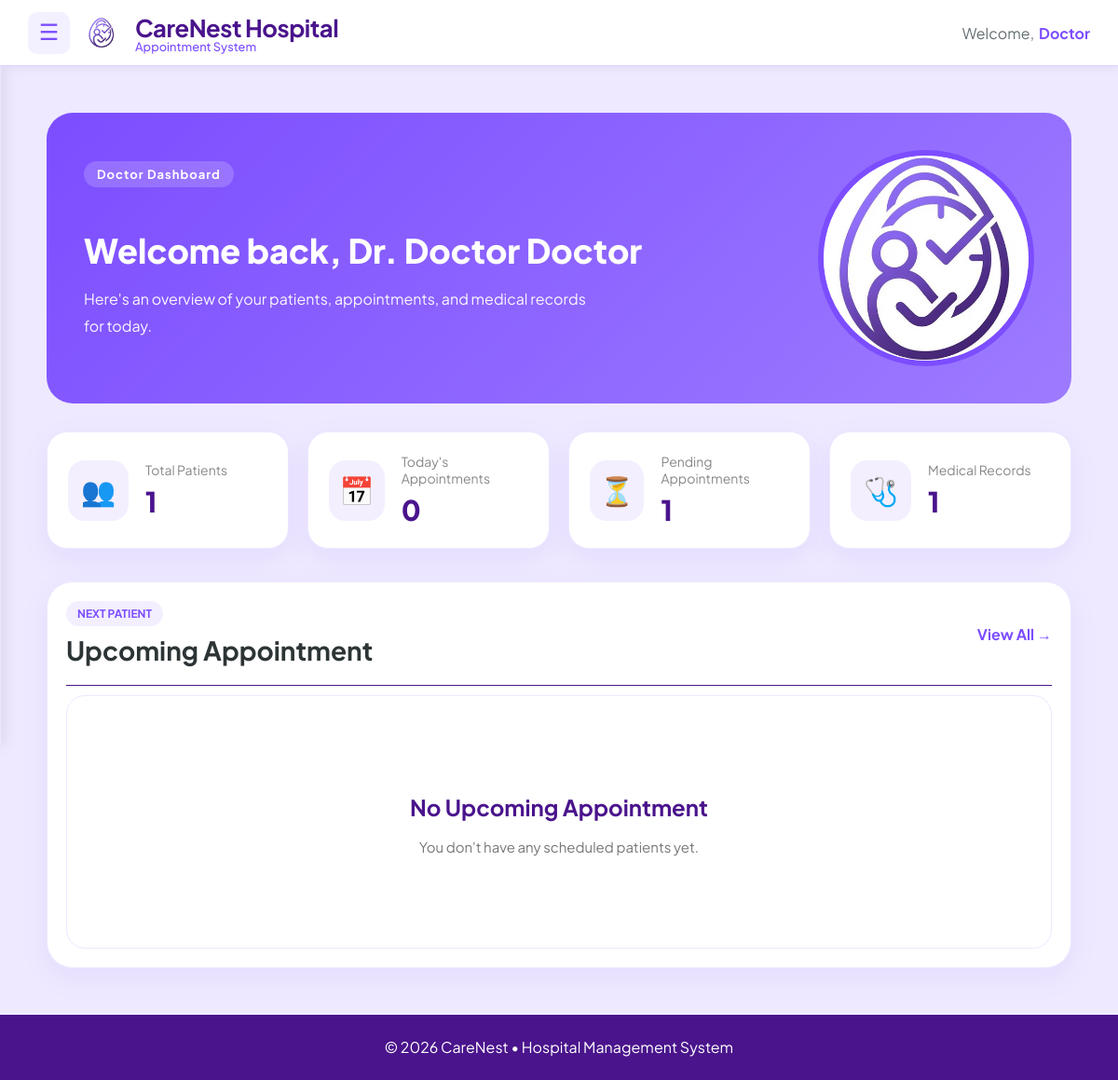
Page /doctors/dashboard/ (signed in) on the earlier database version.
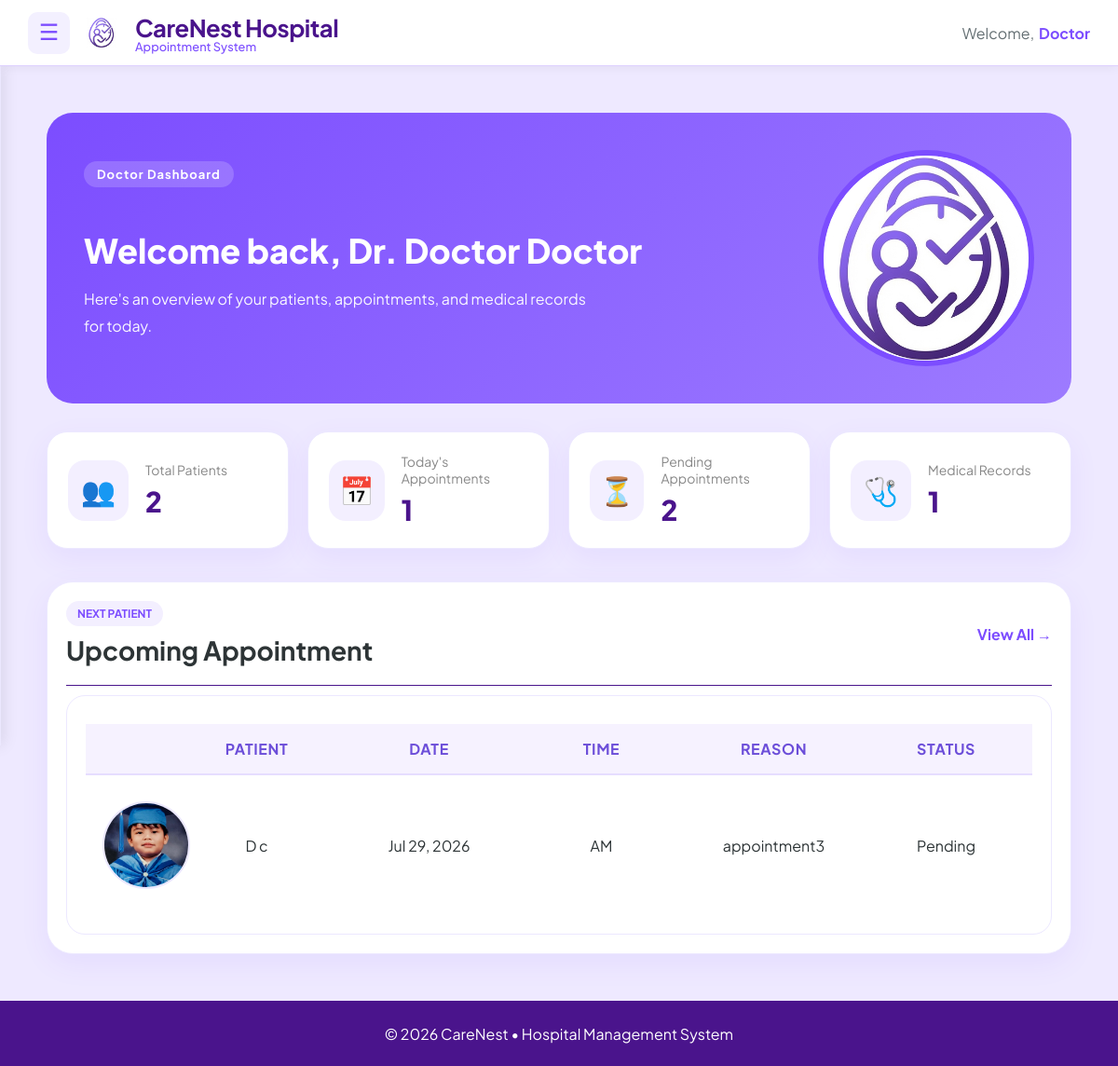
Same page on the later database version.
### main/models.py (models this page shows, shortened)
class Appointment(models.Model):
    STATUS_CHOICES = [
        ('Waiting', 'Waiting'),
        ('Pending', 'Pending'),
        ('Confirmed', 'Confirmed'),
        ('Completed', 'Completed'),
        ('Cancelled', 'Cancelled'),
    ]
    TIME_PERIOD_CHOICES = [
        ('AM', 'AM'),
        ('PM', 'PM'),
    ]
    patient = models.ForeignKey(
        Patient,
        on_delete=models.CASCADE,
        related_name='appointments'
    )
    doctor = models.ForeignKey(
        Doctor,
        on_delete=models.CASCADE,
        related_name='appointments'
    )
    date = models.DateField()
    time_period = models.CharField(
        max_length=2,
        choices=TIME_PERIOD_CHOICES,
        default='AM'
    )
    reason = models.TextField()
    status = models.CharField(
        max_length=15,
        choices=STATUS_CHOICES,
        default='Pending'
    )
    created_at = models.DateTimeField(auto_now_add=True)

class Patient(models.Model):
    SEX_CHOICES = [
        ('Male', 'Male'),
        ('Female', 'Female'),
        ('Other', 'Other'),
    ]
    BLOOD_TYPE_CHOICES = [
        ('A+', 'A+'),
        ('A-', 'A-'),
        ('B+', 'B+'),
        ('B-', 'B-'),
        ('AB+', 'AB+'),
        ('AB-', 'AB-'),
        ('O+', 'O+'),
        ('O-', 'O-'),
        ('Unknown', 'Unknown'),
    ]
    user = models.OneToOneField(
        User,
        on_delete=models.CASCADE,
        related_name='patient_profile'
    )
    first_name = models.CharField(max_length=50, default="Unknown")
    middle_name = models.CharField(max_length=50, blank=True, null=True)
    last_name = models.CharField(max_length=50, default="Unknown")
    date_of_birth = models.DateField()
    sex = models.CharField(
        max_length=10,
        choices=SEX_CHOICES,
        default='Male'
    )
    blood_type = models.CharField(
        max_length=10,
        choices=BLOOD_TYPE_CHOICES,
        default='Unknown'
    )
    height = models.DecimalField(
        max_digits=5,
        decimal_places=2,
        blank=True,
        null=True,
        help_text="Height in centimeters"
    )
    weight = models.DecimalField(
        max_digits=5,
        decimal_places=2,
        blank=True,
        null=True,
        help_text="Weight in kilograms"
    )
    address = models.TextField()
    contact_number = models.CharField(max_length=15)
    profile_picture = models.ImageField(
        upload_to=user_directory_path,
        default='default.jpg',
        blank=True,
        null=True
    )

### main/views.py (the view)
# urls.py: path("doctors/dashboard/", views.doctor_dashboard, name="doctor_dashboard"),
@login_required
def doctor_dashboard(request):
    try:
        doctor = request.user.doctor_profile
    except Doctor.DoesNotExist:
        return redirect("login")
    today = date.today()
    today_appointments = Appointment.objects.filter(
        doctor=doctor,
        date=today
    ).exclude(
         status__in=["Cancelled", "Waiting"]
    )
    appointments = Appointment.objects.filter(
        doctor=doctor
    ).order_by(
        "-date"
    )
    total_patient_count = Appointment.objects.filter(
        doctor=doctor
    ).values(
        "patient"
    ).distinct().count()
    pending_appointment_count = Appointment.objects.filter(
        doctor=doctor,
        status="Pending"
    ).count()
    medical_record_count = MedicalRecord.objects.filter(
        doctor=doctor
    ).count()
    upcoming_appointment = Appointment.objects.filter(
        doctor=doctor,
        date__gte=today
    ).exclude(
         status__in=["Cancelled", "Waiting"]
    ).order_by(
        "date"
    ).first()
    context = {
        "doctor": doctor,
        "today_appointment_count":
            today_appointments.count(),
        "total_patient_count":
            total_patient_count,
        "pending_appointment_count":
            pending_appointment_count,
        "medical_record_count":
            medical_record_count,
        "upcoming_appointment":
            upcoming_appointment,
        "appointments":
            appointments[:5],
    }
    return render(
        request,
        "doctors/dashboard/doctor_dashboard.html",
        context
    )

### main/templates/doctors/dashboard/doctor_dashboard.html (shortened to what the changed rows need)
{% extends "includes/dashboard_base.html" %}
{% load static %}
{% block content %}
{% block extra_css %}
<link rel="stylesheet" href="{% static 'css/doctor_dashboard.css' %}">
{% endblock %}
<div class="doctor-dashboard">
    <section class="welcome-section">
        <div class="welcome-content">
            <h1>
                Welcome back,
                Dr. {{ doctor.first_name }} {{ doctor.last_name }}
            </h1>
        </div>
    </section>
    <section class="summary-cards">
        <div class="summary-card">
            <div class="summary-info">
                <span>Total Patients</span>
                <h2>{{ total_patient_count }}</h2>
            </div>
        </div>
        <div class="summary-card">
            <div class="summary-info">
                <span>Today's Appointments</span>
                <h2>{{ today_appointment_count }}</h2>
            </div>
        </div>
        <div class="summary-card">
            <div class="summary-info">
                <span>Pending Appointments</span>
                <h2>{{ pending_appointment_count }}</h2>
            </div>
        </div>
        <div class="summary-card">
            <div class="summary-info">
                <h2>{{ medical_record_count }}</h2>
            </div>
        </div>
    </section>
   <section class="appointment-panel">
    <div class="panel-header">
        <div>
            <h2>Upcoming Appointment</h2>
        </div>
    </div>
    {% if upcoming_appointment %}
<div class="appointment-card">
    <table class="appointment-table">
        <thead>
            <tr>
                <th class="photo-col"></th>
                <th>Patient</th>
                <th>Date</th>
                <th>Time</th>
                <th>Reason</th>
                <th>Status</th>
            </tr>
        </thead>
        <tbody>
            <tr>
                <td class="photo-col">
                    {% if upcoming_appointment.patient.profile_picture %}
                        <img src="{{ upcoming_appointment.patient.profile_picture.url }}" alt="Patient">
                    {% else %}
                        <img src="{% static 'images/CarenestLOGO.png' %}" alt="Patient">
                    {% endif %}
                </td>
                <td>
                    {{ upcoming_appointment.patient.first_name }}
                    {{ upcoming_appointment.patient.last_name }}
                </td>
                <td>
                    {{ upcoming_appointment.date|date:"M d, Y" }}
                </td>
                <td>
                    {{ upcoming_appointment.time_period }}
                </td>
                <td>
                    {{ upcoming_appointment.reason }}
                </td>
                <td>
                    <span class="status-badge status-{{ upcoming_appointment.status|lower }}">
                        {{ upcoming_appointment.status }}
                    </span>
                </td>
            </tr>
        </tbody>
    </table>
</div>
    {% else %}
    <div class="appointment-card">
        <div class="no-appointment">
            <h3>No Upcoming Appointment</h3>
            <p>You don't have any scheduled patients yet.</p>
        </div>
    </div>
    {% endif %}
</section>
</div>
{% endblock %}

Differences in the rows shown:
added Appointment: patient.profile_picture (picture), patient.first_name "D", patient.last_name "c", date "Jul 29, 2026", time_period "AM", reason "appointment3", status "Pending"
Other differences:
{{ total_patient_count }}: "1" → "2"
{{ today_appointment_count }}: "0" → "1"
{{ pending_appointment_count }}: "1" → "2"
text no longer shown: "No Upcoming Appointment You don't have any scheduled patients yet."
text now shown: "PATIENT DATE TIME REASON STATUS"
